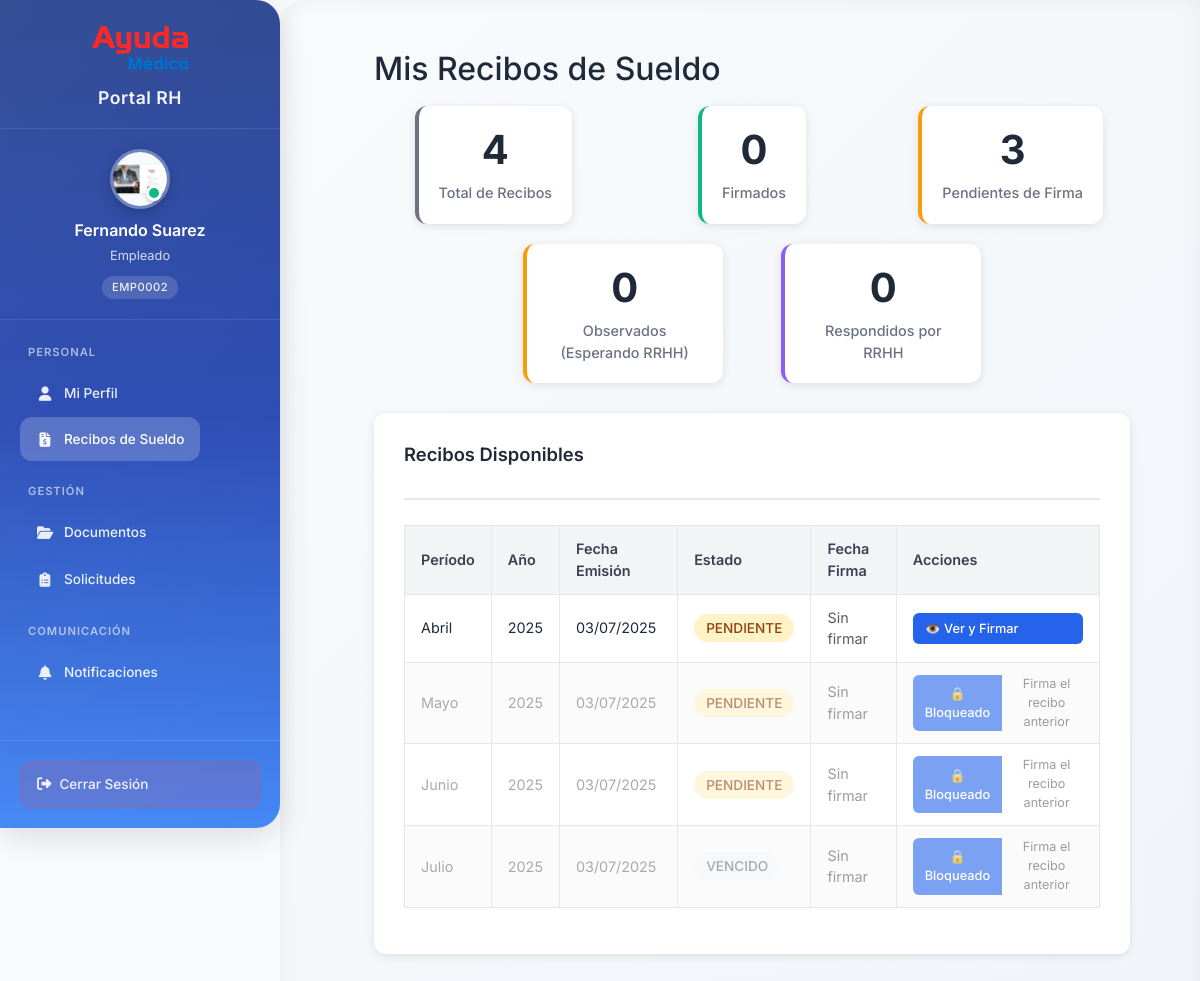
The page /recibos/ (signed in) on the database as committed earlier.
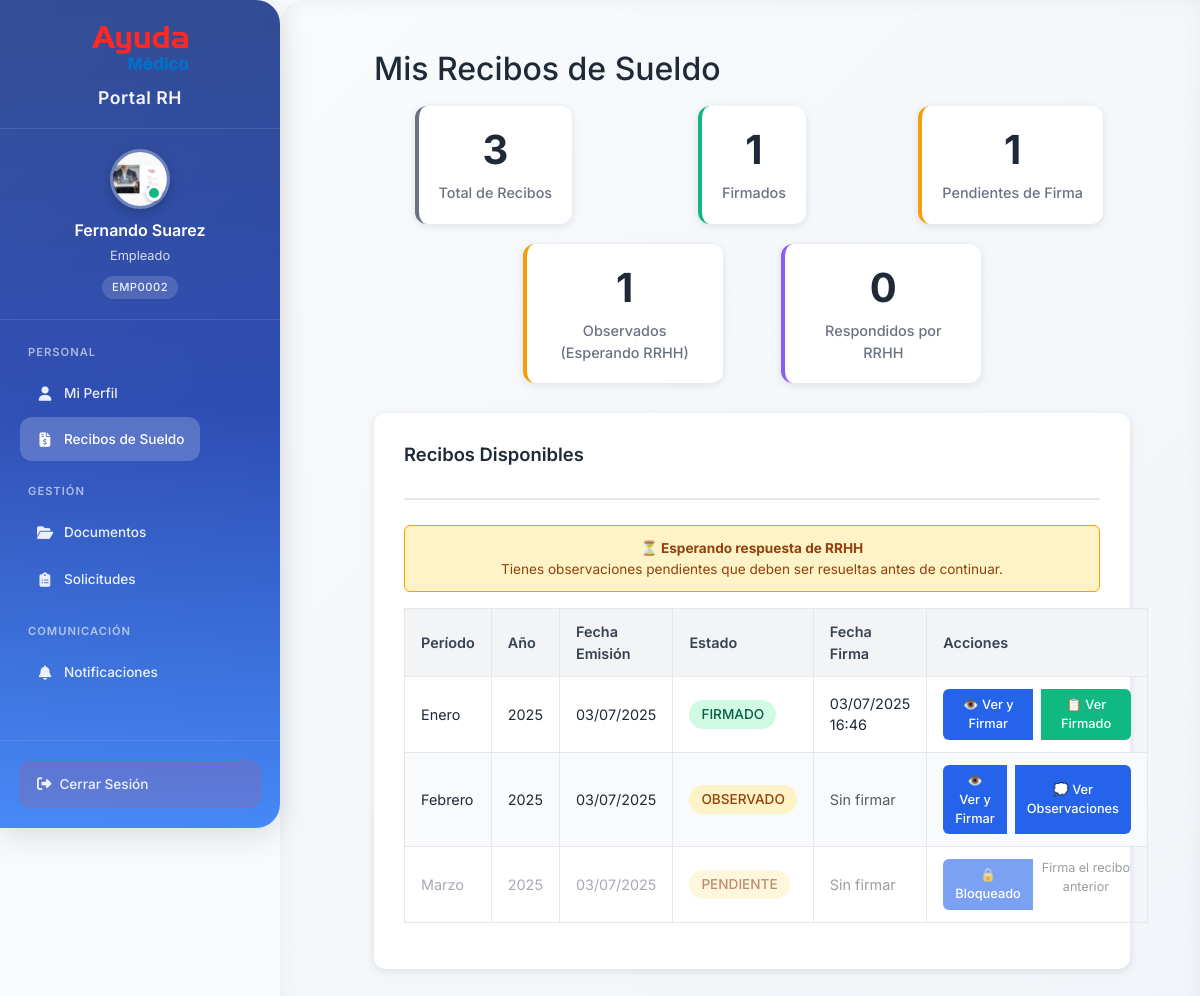
The same page on the database as committed later.
### apps/recibos/models.py (models this page shows, shortened)
class ReciboSueldo(models.Model):
    ESTADO_CHOICES = [
        ('pendiente', 'Pendiente de Firma'),
        ('observado', 'Observado por Empleado'),
        ('respondido', 'Observación Respondida por RRHH'),
        ('firmado', 'Firmado'),
        ('vencido', 'Vencido'),
    ]
    PERIODO_CHOICES = [
        ('enero', 'Enero'),
        ('febrero', 'Febrero'),
        ('marzo', 'Marzo'),
        ('abril', 'Abril'),
        ('mayo', 'Mayo'),
        ('junio', 'Junio'),
        ('julio', 'Julio'),
        ('agosto', 'Agosto'),
        ('septiembre', 'Septiembre'),
        ('octubre', 'Octubre'),
        ('noviembre', 'Noviembre'),
        ('diciembre', 'Diciembre'),
    ]
    empleado = models.ForeignKey(Empleado, on_delete=models.CASCADE, related_name='recibos_sueldo')
    periodo = models.CharField(max_length=20, choices=PERIODO_CHOICES)
    anio = models.IntegerField()
    fecha_emision = models.DateTimeField(auto_now_add=True)
    fecha_vencimiento = models.DateTimeField()  # Fecha límite para firmar
    fecha_firma = models.DateTimeField(null=True, blank=True)
    archivo_pdf = models.FileField(upload_to='recibos_sueldo/', help_text='PDF del recibo original')
    archivo_firmado = models.FileField(upload_to='recibos_firmados/', blank=True, null=True, help_text='PDF firmado digitalmente')
    estado = models.CharField(max_length=20, choices=ESTADO_CHOICES, default='pendiente')
    observaciones_empleado = models.TextField(blank=True, help_text='Observaciones del empleado sobre el recibo')
    fecha_observacion = models.DateTimeField(null=True, blank=True, help_text='Fecha cuando el empleado hizo la observación')
    observaciones_rrhh = models.TextField(blank=True, help_text='Respuesta de RRHH a las observaciones')
    fecha_respuesta_rrhh = models.DateTimeField(null=True, blank=True, help_text='Fecha de respuesta de RRHH')
    respondido_por = models.ForeignKey(User, on_delete=models.SET_NULL, null=True, blank=True, related_name='observaciones_respondidas')
    sueldo_bruto = models.DecimalField(max_digits=10, decimal_places=2, null=True, blank=True)
    descuentos = models.DecimalField(max_digits=10, decimal_places=2, null=True, blank=True)
    sueldo_neto = models.DecimalField(max_digits=10, decimal_places=2, null=True, blank=True)
    subido_por = models.ForeignKey(User, on_delete=models.SET_NULL, null=True, blank=True, related_name='recibos_subidos')
    fecha_subida = models.DateTimeField(auto_now_add=True)
    class Meta:
        verbose_name = "Recibo de Sueldo"
        verbose_name_plural = "Recibos de Sueldo"
        ordering = ['anio', 'periodo']  # Orden cronológico correcto
        unique_together = ['empleado', 'periodo', 'anio']
    @property
    def esta_vencido(self):
        if self.estado != 'pendiente':
            return False
        return timezone.now() > self.fecha_vencimiento
    @property
    def puede_ver(self):
        recibos_ordenados = ReciboSueldo.objects.filter(
            empleado=self.empleado
        ).extra(
            select={'orden': 'anio * 100 + CASE '
                           'WHEN periodo = "enero" THEN 1 '
                           'WHEN periodo = "febrero" THEN 2 '
                           'WHEN periodo = "marzo" THEN 3 '
                           'WHEN periodo = "abril" THEN 4 '
                           'WHEN periodo = "mayo" THEN 5 '
                           'WHEN periodo = "junio" THEN 6 '
                           'WHEN periodo = "julio" THEN 7 '
                           'WHEN periodo = "agosto" THEN 8 '
                           'WHEN periodo = "septiembre" THEN 9 '
                           'WHEN periodo = "octubre" THEN 10 '
                           'WHEN periodo = "noviembre" THEN 11 '
                           'WHEN periodo = "diciembre" THEN 12 '
                           'ELSE 0 END'}
        ).order_by('orden')
        recibos_list = list(recibos_ordenados)
        try:
            posicion_actual = recibos_list.index(self)
            if posicion_actual == 0:
                return True
            recibo_anterior = recibos_list[posicion_actual - 1]
            return recibo_anterior.estado == 'firmado'
        except ValueError:
            return True
    @property
    def puede_firmar(self):
        if not self.puede_ver:
            return False
        if self.esta_vencido:
            return False
        if self.estado == 'firmado':
            return False
        if self.empleado.recibos_sueldo.filter(estado='observado').exists():
            return False
        return self.estado in ['pendiente', 'respondido']

### apps/recibos/views.py (the view)
# urls.py: path('', views.MisRecibosView.as_view(), name='mis_recibos'),
class MisRecibosView(LoginRequiredMixin, ListView):
    model = ReciboSueldo
    template_name = 'recibos/mis_recibos.html'
    context_object_name = 'recibos'
    paginate_by = 10
    def get_queryset(self):
        try:
            empleado = Empleado.objects.get(user=self.request.user)
            return ReciboSueldo.objects.filter(empleado=empleado).extra(
                select={'orden': 'anio * 100 + CASE '
                               'WHEN periodo = "enero" THEN 1 '
                               'WHEN periodo = "febrero" THEN 2 '
                               'WHEN periodo = "marzo" THEN 3 '
                               'WHEN periodo = "abril" THEN 4 '
                               'WHEN periodo = "mayo" THEN 5 '
                               'WHEN periodo = "junio" THEN 6 '
                               'WHEN periodo = "julio" THEN 7 '
                               'WHEN periodo = "agosto" THEN 8 '
                               'WHEN periodo = "septiembre" THEN 9 '
                               'WHEN periodo = "octubre" THEN 10 '
                               'WHEN periodo = "noviembre" THEN 11 '
                               'WHEN periodo = "diciembre" THEN 12 '
                               'ELSE 0 END'}
            ).order_by('orden')
        except Empleado.DoesNotExist:
            return ReciboSueldo.objects.none()
    def get_context_data(self, **kwargs):
        context = super().get_context_data(**kwargs)
        todos_recibos = self.get_queryset()
        context['total_recibos'] = todos_recibos.count()
        context['pendientes'] = todos_recibos.filter(estado='pendiente').count()
        context['observados'] = todos_recibos.filter(estado='observado').count()
        context['respondidos'] = todos_recibos.filter(estado='respondido').count()
        context['firmados'] = todos_recibos.filter(estado='firmado').count()
        context['vencidos'] = todos_recibos.filter(estado='vencido').count()
        puede_firmar = next((r for r in todos_recibos if r.puede_firmar), None)
        context['puede_firmar'] = puede_firmar
        tiene_observaciones_pendientes = todos_recibos.filter(estado='observado').exists()
        context['tiene_observaciones_pendientes'] = tiene_observaciones_pendientes
        recibos_visibles = [r for r in todos_recibos if r.puede_ver]
        context['recibos_visibles_count'] = len(recibos_visibles)
        if recibos_visibles:
            ultimo_visible = recibos_visibles[-1]
            context['ultimo_recibo_visible'] = ultimo_visible
            context['hay_recibos_bloqueados'] = len(recibos_visibles) < todos_recibos.count()
        return context

### proyecto_rrhh/context_processors.py (called while the page is built)
def empleado_info(request):
    context = {}
    if request.user.is_authenticated:
        try:
            empleado = Empleado.objects.get(user=request.user)
            context['empleado'] = empleado
            notificaciones_count = Notificacion.objects.filter(
                destinatario=empleado,
                leida=False
            ).count()
            context['notificaciones_count'] = notificaciones_count
        except Empleado.DoesNotExist:
            context['empleado'] = None
            context['notificaciones_count'] = 0
    return context

### templates/recibos/mis_recibos.html (shortened to what the changed rows need)
{% extends 'base/base.html' %}
{% load static %}
{% block extra_css %}
<link rel="stylesheet" href="{% static 'css/recibos-responsive.css' %}">
{% endblock %}
{% block content %}
<div class="recibos-container">
    <h1>Mis Recibos de Sueldo</h1>
    <div class="resumen-cards">
        <div class="resumen-card total">
            <h3>{{ total_recibos }}</h3>
            <p>Total de Recibos</p>
        </div>
        <div class="resumen-card firmados">
            <h3>{{ firmados }}</h3>
            <p>Firmados</p>
        </div>
        <div class="resumen-card pendientes">
            <h3>{{ pendientes }}</h3>
            <p>Pendientes de Firma</p>
        </div>
        <div class="resumen-card observados">
            <h3>{{ observados }}</h3>
            <p>Observados (Esperando RRHH)</p>
        </div>
    </div>
    <div class="recibos-section">
        <div class="section-header">
            <h2 class="section-title">Recibos Disponibles</h2>
        </div>
        {% if puede_firmar %}
            <div class="alert alert-info">
                <strong>📋 Recibo listo para firmar</strong><br>
                Tienes el recibo de {{ puede_firmar.get_periodo_display }} {{ puede_firmar.anio }} listo para firmar.
            </div>
        {% elif tiene_observaciones_pendientes %}
            <div class="alert alert-warning">
                <strong>⏳ Esperando respuesta de RRHH</strong><br>
                Tienes observaciones pendientes que deben ser resueltas antes de continuar.
            </div>
        {% endif %}
        {% if recibos %}
            <table class="recibos-table">
                <thead>
                    <tr>
                        <th>Período</th>
                        <th>Año</th>
                        <th>Fecha Emisión</th>
                        <th>Estado</th>
                        <th>Fecha Firma</th>
                        <th>Acciones</th>
                    </tr>
                </thead>
                <tbody>
                    {% for recibo in recibos %}
                        <tr {% if not recibo.puede_ver %}class="recibo-bloqueado"{% endif %}>
                            <td data-label="Período">{{ recibo.get_periodo_display }}</td>
                            <td data-label="Año">{{ recibo.anio }}</td>
                            <td data-label="Fecha Emisión">{{ recibo.fecha_emision|date:"d/m/Y" }}</td>
                            <td data-label="Estado">
                                {% if recibo.estado == 'pendiente' %}
                                    <span class="estado-badge estado-pendiente">Pendiente</span>
                                {% elif recibo.estado == 'observado' %}
                                    <span class="estado-badge" style="background: #fef3c7; color: #92400e;">Observado</span>
                                {% elif recibo.estado == 'respondido' %}
                                    <span class="estado-badge" style="background: #ede9fe; color: #7c3aed;">Respondido</span>
                                {% elif recibo.estado == 'firmado' %}
                                    <span class="estado-badge estado-firmado">Firmado</span>
                                {% elif recibo.estado == 'vencido' %}
                                    <span class="estado-badge estado-vencido">Vencido</span>
                                {% endif %}
                            </td>
                            <td data-label="Fecha Firma">
                                {% if recibo.fecha_firma %}
                                    {{ recibo.fecha_firma|date:"d/m/Y H:i" }}
                                {% else %}
                                    <span class="text-muted">Sin firmar</span>
                                {% endif %}
                            </td>
                            <td data-label="Acciones">
                                <div class="btn-group">
                                    {% if recibo.puede_ver %}
                                        <a href="{% url 'recibos:visualizar_recibo' recibo.id %}"
                                           class="btn btn-primary">
                                            👁️ Ver y Firmar
                                        </a>
                                        {% if recibo.estado == 'firmado' and recibo.archivo_firmado %}
                                            <a href="{{ recibo.archivo_firmado.url }}"
                                               class="btn btn-success"
                                               target="_blank">
                                                📋 Ver Firmado
                                            </a>
                                        {% endif %}
                                        {% if recibo.observaciones_empleado %}
                                            <button class="btn btn-info"
                                                    onclick="verObservaciones('{{ recibo.id }}', '{{ recibo.observaciones_empleado|escapejs }}', '{{ recibo.observaciones_rrhh|escapejs }}')">
                                                💭 Ver Observaciones
                                            </button>
                                        {% endif %}
                                    {% else %}
                                        <span class="btn btn-disabled">🔒 Bloqueado</span>
                                        <small class="text-muted">Firma el recibo anterior</small>
                                    {% endif %}
                                </div>
                            </td>
                        </tr>
                    {% endfor %}
                </tbody>
            </table>
        {% else %}
            <div class="empty-state">
                <div class="icon">📄</div>
                <h3>No tienes recibos disponibles</h3>
                <p>Los recibos de sueldo aparecerán aquí cuando sean emitidos por RRHH.</p>
            </div>
        {% endif %}
    </div>
</div>
{% endblock %}

Rows that differ between the two databases and show on the page:
removed ReciboSueldo: periodo "Abril", anio "2025", fecha_emision "03/07/2025", estado "PENDIENTE", shows "Sin firmar", shows "👁️ Ver y Firmar"
removed ReciboSueldo: periodo "Mayo", anio "2025", fecha_emision "03/07/2025", estado "PENDIENTE", shows "Sin firmar", shows "🔒 Bloqueado"
removed ReciboSueldo: periodo "Junio", anio "2025", fecha_emision "03/07/2025", estado "PENDIENTE", shows "Sin firmar", shows "🔒 Bloqueado"
removed ReciboSueldo: periodo "Julio", anio "2025", fecha_emision "03/07/2025", estado "VENCIDO", shows "Sin firmar", shows "🔒 Bloqueado"
added ReciboSueldo: periodo "Enero", anio "2025", fecha_emision "03/07/2025", estado "FIRMADO", fecha_firma "03/07/2025 16:46"
added ReciboSueldo: periodo "Febrero", anio "2025", fecha_emision "03/07/2025", estado "OBSERVADO", shows "Sin firmar"
added ReciboSueldo: periodo "Marzo", anio "2025", fecha_emision "03/07/2025", estado "PENDIENTE", shows "Sin firmar", shows "🔒 Bloqueado"
Other text that changed with them:
{{ total_recibos }}: "4" → "3"
{{ firmados }}: "0" → "1"
{{ pendientes }}: "3" → "1"
{{ observados }}: "0" → "1"
text now shown: "⏳ Esperando respuesta de RRHH Tienes observaciones pendientes que deben ser resueltas antes de continuar."
